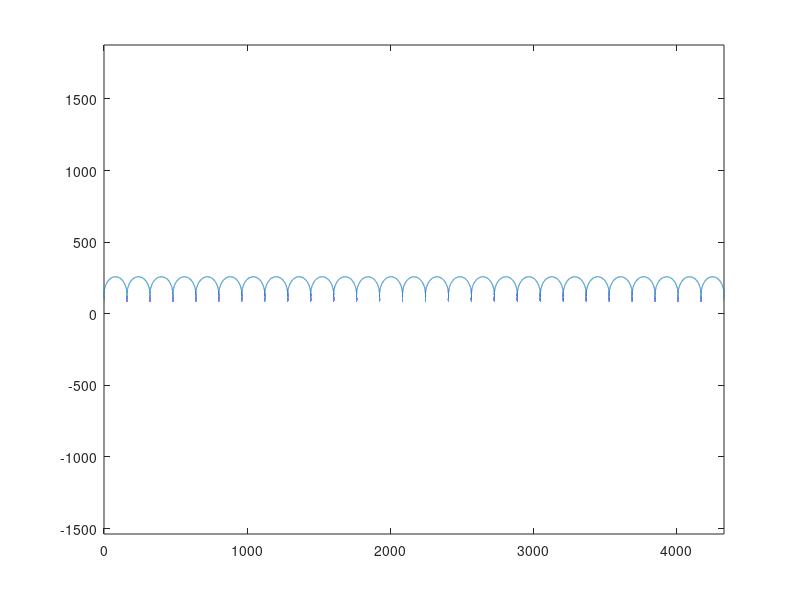
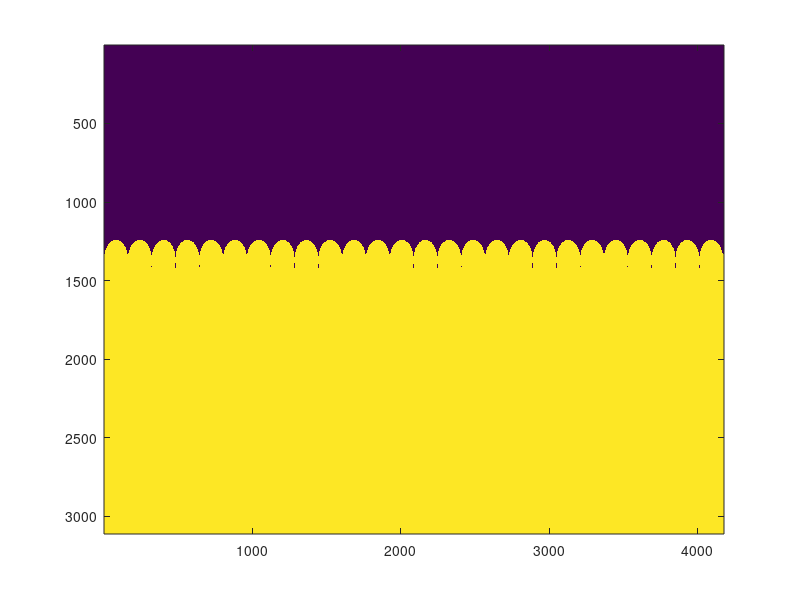
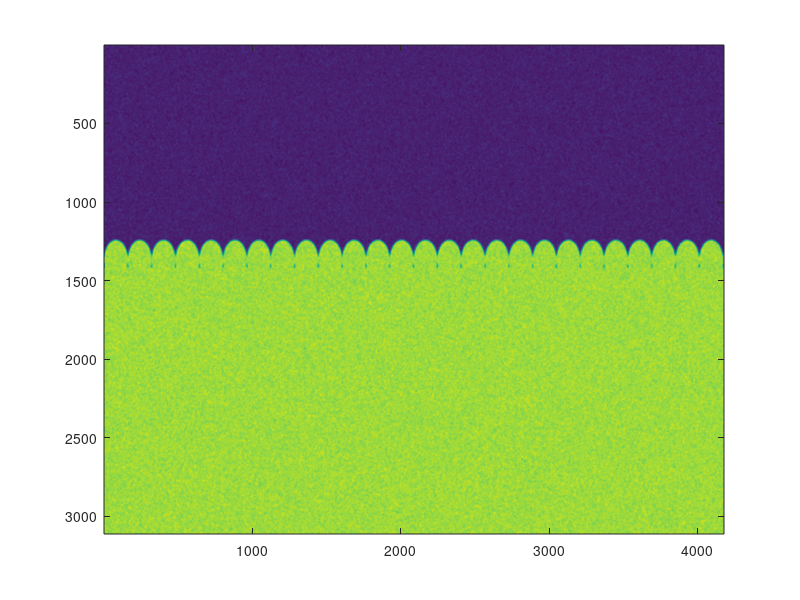

Here is the MATLAB script that generated these plots, in order: (Note: this script raises an error after producing the figures.)
clear
clc
close all

mpp = 41.782d-6/0.67; % meters per pixel

rows = 3113; 
cols = 4176;

imsurf = zeros(rows,cols);

lambda = 1e-2;
a = lambda*0.73;

A = 2*lambda/pi/a*((1+pi^2*a^2/4/lambda^2)^0.5-1);

alpha = 0:0.0002:ceil(cols*mpp/lambda);

x = lambda*(alpha-2/pi*A*sin(2*pi*alpha)./(1+A^2+2*A*cos(2*pi*alpha)));
y = lambda*(2/pi-2/pi*A*cos(2*pi*alpha)./(1+A^2+2*A*cos(2*pi*alpha)));

plot(x/mpp,y/mpp)
axis equal

v_offset = 1500;
figure
imax = find(round(x/mpp)+1==cols);
is = sub2ind([rows,cols],v_offset-round(y(1:imax(1))/mpp),round(x(1:imax(1))/mpp)+1);
imsurf(is)=1;

imbinfill = imfill(logical(imsurf),sub2ind([rows,cols],rows,cols));
imagesc(imbinfill)

figure
im = zeros(rows,cols);
im(imbinfill) = 60;
im(~imbinfill) = 5;
noise = randn(rows,cols);
im = max(im+20*noise,0);
im = imgaussfilt(im,5);
imagesc(im)
s = sprintf("SyntheticSurf_Crapper_Noisier%.1fcm.mat", 100*lambda);
save(s)
%%
[BadFramePIVSurfW1, XPIVSurfW1_Surface, PIVSurfW1_Surface] = FindWaterSurface(im);
hold on
plot(XPIVSurfW1_Surface, PIVSurfW1_Surface,'-r');

set(gca,'DataAspectRatio',[1 1 1])
ylim([1000,1500])

%%
function mat = gauss2d(mat, sigma, center)
    gsize = size(mat);
    for r=1:gsize(1)
        for c=1:gsize(2)
            mat(r,c) = gaussC(r,c, sigma, center);
        end
    end
end

function val = gaussC(x, y, sigma, center)
    xc = center(1);
    yc = center(2);
    exponent = ((x-xc).^2 + (y-yc).^2)./(2*sigma);
    val       = (exp(-exponent));
end

function [BadFramePIVSurfW,XPIVSurfW_Surface,PIVSurfW_Surface] = FindWaterSurface(PIVSurfW_CamAngle)
    X = 31:size(PIVSurfW_CamAngle,2)-40;
    [imSurf] = CrapperOptimized_FindSurface(PIVSurfW_CamAngle(1:2800,X), 3, 5);
    PIVSurf_Surface_Raw = imSurf.surface;
    PIVSurf_Surface_Raw=despike_fab(PIVSurf_Surface_Raw);
    PIVSurf_Surface_Raw=despike_fab(PIVSurf_Surface_Raw);
    PIVSurf_Surface_Raw=despike_fab(PIVSurf_Surface_Raw);
    PIVSurf_Surface_Int = filt_spray(PIVSurf_Surface_Raw);
    PIVSurf_Surface_Int = smoothn(PIVSurf_Surface_Int, 'robust');
    [SP,~] = spaps(1:length(PIVSurf_Surface_Int), PIVSurf_Surface_Int, 1d5);
    if length(SP.coefs)>2
        PIVSurf_Surface_W = SP.coefs(2:end-1);
    else
        CC = polyfit([X(1),X(end)],[SP.coefs(1) SP.coefs(2)],1);
        PIVSurf_Surface_W = polyval(CC,[X(1):X(end)]);
    end
    Usurf = X;
    Vsurf = PIVSurf_Surface_W;
    
    %%% Check if bad frame
    BadFramePIVSurfW = 0;
    if imSurf.badFrameBool == 1
        BadFramePIVSurfW = 1;
    end
    
    XPIVSurfW_Surface = Usurf;
    PIVSurfW_Surface = Vsurf;
end
